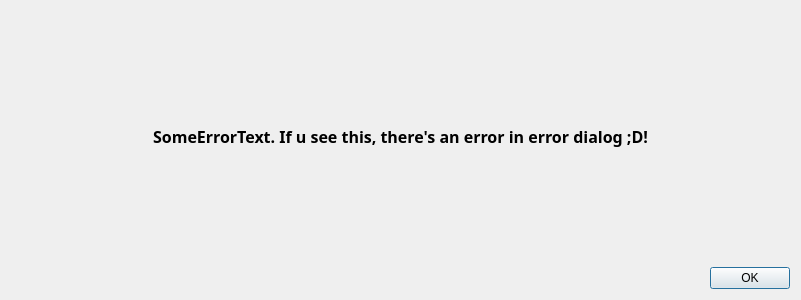
<?xml version="1.0" encoding="UTF-8"?>
<ui version="4.0">
 <class>ErrorDialog</class>
 <widget class="QDialog" name="ErrorDialog">
  <property name="geometry">
   <rect>
    <x>0</x>
    <y>0</y>
    <width>801</width>
    <height>300</height>
   </rect>
  </property>
  <property name="windowTitle">
   <string>Dialog</string>
  </property>
  <layout class="QGridLayout" name="gridLayout">
   <item row="0" column="0">
    <widget class="QLabel" name="label">
     <property name="font">
      <font>
       <family>Fira Code</family>
       <pointsize>12</pointsize>
       <bold>true</bold>
      </font>
     </property>
     <property name="text">
      <string>SomeErrorText. If u see this, there's an error in error dialog ;D!</string>
     </property>
     <property name="scaledContents">
      <bool>false</bool>
     </property>
     <property name="alignment">
      <set>Qt::AlignmentFlag::AlignCenter</set>
     </property>
    </widget>
   </item>
   <item row="1" column="0">
    <widget class="QDialogButtonBox" name="buttonBox">
     <property name="orientation">
      <enum>Qt::Orientation::Horizontal</enum>
     </property>
     <property name="standardButtons">
      <set>QDialogButtonBox::StandardButton::Ok</set>
     </property>
    </widget>
   </item>
  </layout>
 </widget>
 <resources/>
 <connections>
  <connection>
   <sender>buttonBox</sender>
   <signal>accepted()</signal>
   <receiver>ErrorDialog</receiver>
   <slot>accept()</slot>
   <hints>
    <hint type="sourcelabel">
     <x>248</x>
     <y>254</y>
    </hint>
    <hint type="destinationlabel">
     <x>157</x>
     <y>274</y>
    </hint>
   </hints>
  </connection>
  <connection>
   <sender>buttonBox</sender>
   <signal>rejected()</signal>
   <receiver>ErrorDialog</receiver>
   <slot>reject()</slot>
   <hints>
    <hint type="sourcelabel">
     <x>316</x>
     <y>260</y>
    </hint>
    <hint type="destinationlabel">
     <x>286</x>
     <y>274</y>
    </hint>
   </hints>
  </connection>
 </connections>
</ui>
